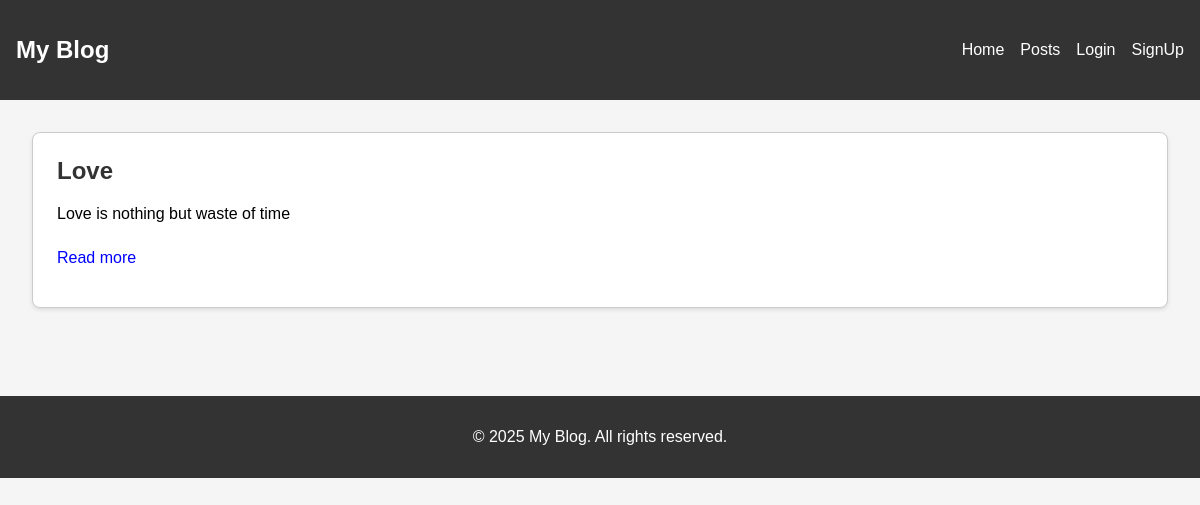
/posts/, run on an earlier commit of the app's database.
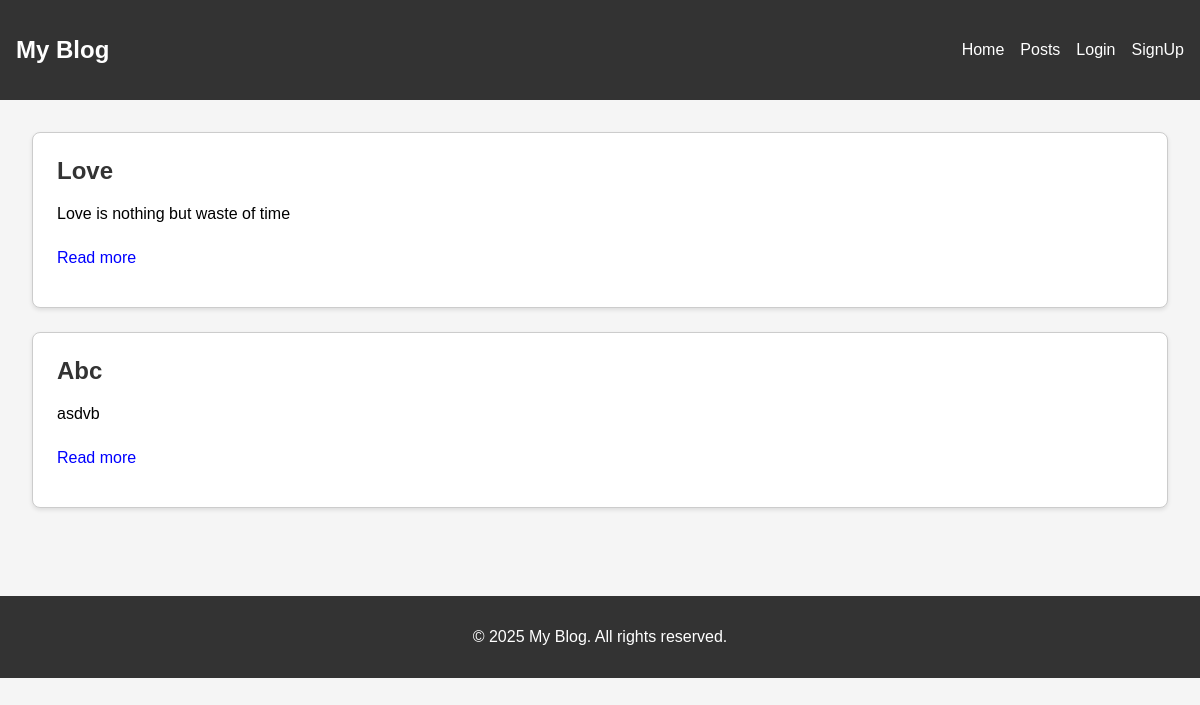
And on a later commit of the database.
### models/post.py (models this page shows)
class Post(TimeStampMixin, Base):
    __tablename__ = "Posts"
    id = Column(Integer, primary_key=True)
    title = Column(String, nullable=False)
    body = Column(Text, nullable=False)
    is_published = Column(Boolean, nullable=False, default=False)
    user_id = Column(Integer, ForeignKey('Users.id'))
    author = relationship("User", back_populates="posts")
    tags = relationship("Tag", secondary=post_tag_association, back_populates="posts")

### routes/post_Routes.py (the view)
@post_bp.route('/', methods=['GET'])
def show_posts():
    posts = list_posts(True)
    return render_template('base.html',allPosts = posts)

### controllers/fun.py (called while the page is built)
def list_posts(published):
    session = Session()
    try:
        posts = session.query(Post).filter(Post.is_published == published).all()
        return posts
    except SQLAlchemyError as e:
        session.rollback()
        return e
    finally:
        session.close()

### templates/base.html (shortened to what this page needs)
<!DOCTYPE html>
<html lang="en">
<head>
</head>
<body>
<header>
    <nav>
        <h1><a href="{{ url_for('Home') }}">My Blog</a></h1>
        <ul>
            <li><a href="{{ url_for('Home') }}">Home</a></li>
            <li><a href="{{ url_for('Home') }}">Posts</a></li>
            <li><a href="{{ url_for('users.login') }}">Login</a></li>
            <li><a href="{{ url_for('users.signup') }}">SignUp</a></li>
        </ul>
    </nav>
</header>
<main>
    {% block content %}
    <section class="posts">
        {% for post in allPosts %}
        <div class="post-block">
            <h2>{{ post.title }}</h2>
            <p class="post-preview" id="preview-{{ loop.index }}">{{ post.body }}</p>
            <p class="read-more" onclick="toggleContent({{ loop.index }}, this)">Read more</p>
        </div>
        {% else %}
        <p>No posts available.</p>
        {% endfor %}
    </section>
    {% endblock %}
</main>
<footer>
    <p>&copy; 2025 My Blog. All rights reserved.</p>
</footer>
</body>
</html>

### templates/base.html (style rules this page uses)
body { font-family: Arial, sans-serif; background-color: #f5f5f5; margin: 0; }
header { background-color: #333; color: white; padding: 1rem; }
nav { display: flex; justify-content: space-between; align-items: center; }
nav h1 a { color: white; text-decoration: none; }
nav ul { list-style: none; display: flex; gap: 1rem; margin: 0; padding: 0; }
nav ul li a { color: white; text-decoration: none; }
main { padding: 2rem; }
.post-block { background-color: white; border: 1px solid #ccc; padding: 1.5rem; margin-bottom: 1.5rem; border-radius: 8px; box-shadow: 0 2px 4px rgba(0,0,0,0.1); }
.post-block h2 { margin-top: 0; color: #333; }
.post-preview { overflow: hidden; display: -webkit-box; -webkit-line-clamp: 3; -webkit-box-orient: vertical; }
.read-more { color: blue; cursor: pointer; margin-top: 10px; display: inline-block; }
footer { background-color: #333; color: white; text-align: center; padding: 1rem; margin-top: 2rem; }

What changed in the data, as far as the page shows it:
added Post: title "Abc", body "asdvb"
